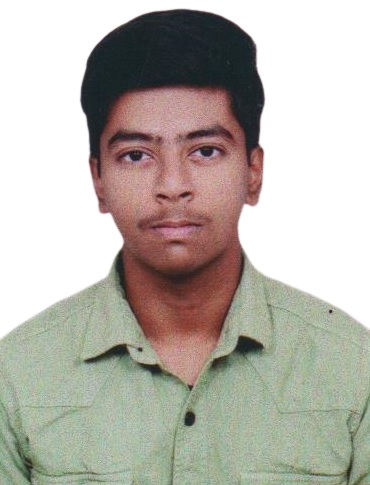
#> input picture DnCNN/uploads/image.jpg, 370 x 485 px
$ python -i recommendation.py   (imports and definitions only)
#> lines starting #> are read from the running program, lines starting #| are printed output that depends on the picture
#> further down, picture is the input picture: shape (485, 370, 3); mean B, G, R 171.1, 179, 183.5
"""
Recommends an "estimated best" denoising method.
Since there is no ground-truth clean image, this is a weighted multi-objective
evaluation over no-reference signals:
  - Noise reduction (lower is better)
  - Sharpness / Edge retention (higher is better; prevents over-smoothed blur from winning)
  - Visual quality (BRISQUE, lower is better)
  - Execution speed (faster is better)
  - Noise type awareness (identifies Salt-and-Pepper / Impulse vs Gaussian noise)
"""

import cv2
import numpy as np


# [5 lines left out: function _normalize, not called in this run]


def detect_noise_profile(raw_image_bgr):
    """
    Detects whether an image is predominantly corrupted by Salt-and-Pepper (Impulse)
    noise or Gaussian / Continuous noise.
    """
    if raw_image_bgr is None:
        return {"is_impulse": False, "impulse_ratio": 0.0, "type_name": "Distributed Noise"}

    gray = cv2.cvtColor(raw_image_bgr, cv2.COLOR_BGR2GRAY)
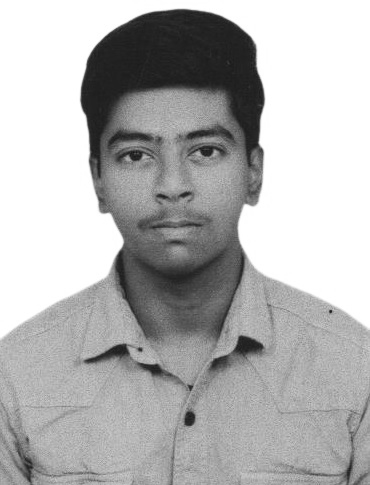
#> gray: shape (485, 370); min 20, max 255, mean 179.5
    med = cv2.medianBlur(gray, 3)
    diff = cv2.absdiff(gray, med)
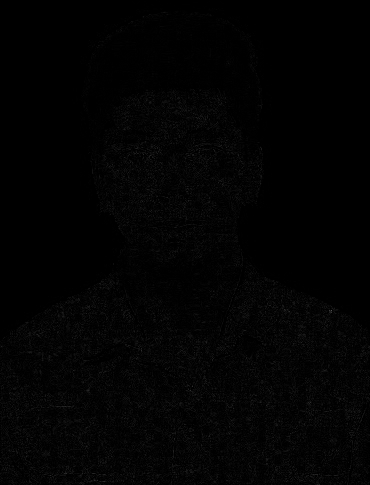
#> diff: shape (485, 370); min 0, max 82, mean 2.6

    # Impulse noise produces sharp localized spikes (|pixel - median| > 35)
    impulse_pixels = int(np.count_nonzero(diff > 35))
#> impulse_pixels = 26
    ratio = impulse_pixels / float(gray.size)
#> ratio = 0.000145
    is_impulse = ratio > 0.02  # >2% indicates impulse / salt-and-pepper corruption
#> is_impulse = False

    return {
        "is_impulse": is_impulse,
        "impulse_ratio": round(ratio * 100, 1),
        "type_name": "Salt-and-Pepper (Impulse) Noise" if is_impulse else "Gaussian / Distributed Noise",
    }


# [101 lines left out: function recommend_best_method, not called in this run]

>>> import cv2
>>> picture = cv2.imread('../uploads/image.jpg')
>>> result = detect_noise_profile(picture)
#> result = {'is_impulse': False, 'impulse_ratio': 0, 'type_name': 'Gaussian / Distributed Noise'}

$ run again, on DnCNN/uploads/1041105638860527199.jpg
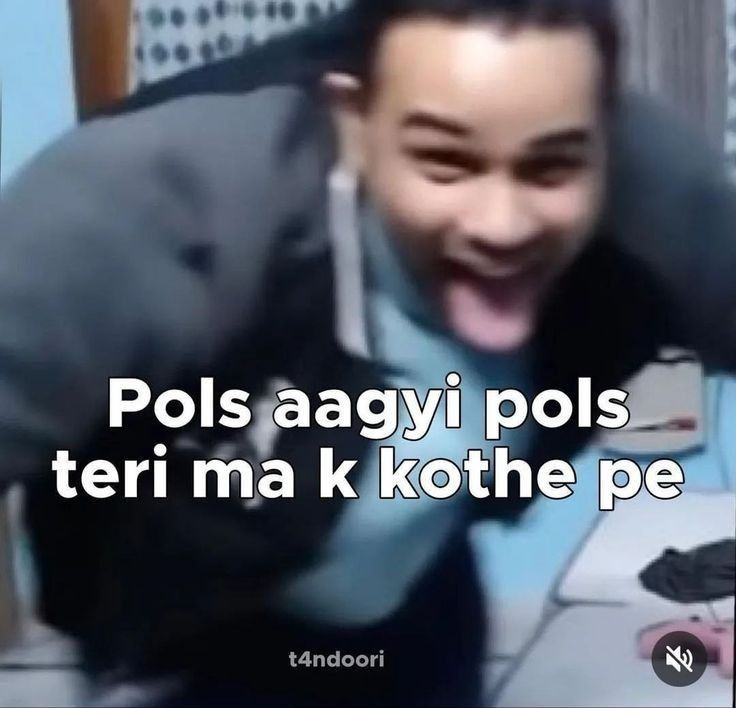
#> input picture DnCNN/uploads/1041105638860527199.jpg, 736 x 708 px
#> picture is the input picture: shape (708, 736, 3); mean B, G, R 104, 93, 87.7
#> in detect_noise_profile, `gray = cv2.cvtColor(raw_image_bgr, cv2.COLOR_BGR2GRAY)`:
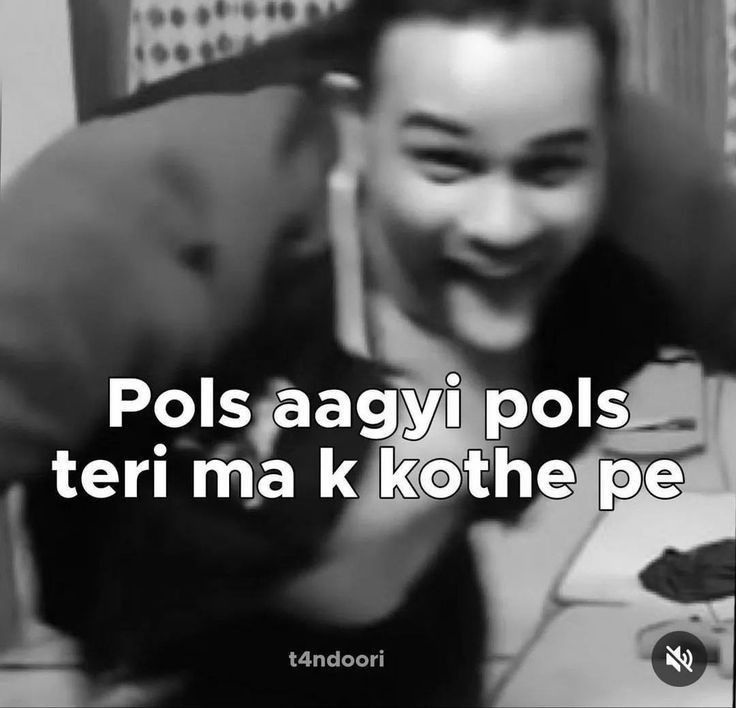
#> gray: shape (708, 736); min 0, max 255, mean 92.7
#> in detect_noise_profile, `diff = cv2.absdiff(gray, med)`:
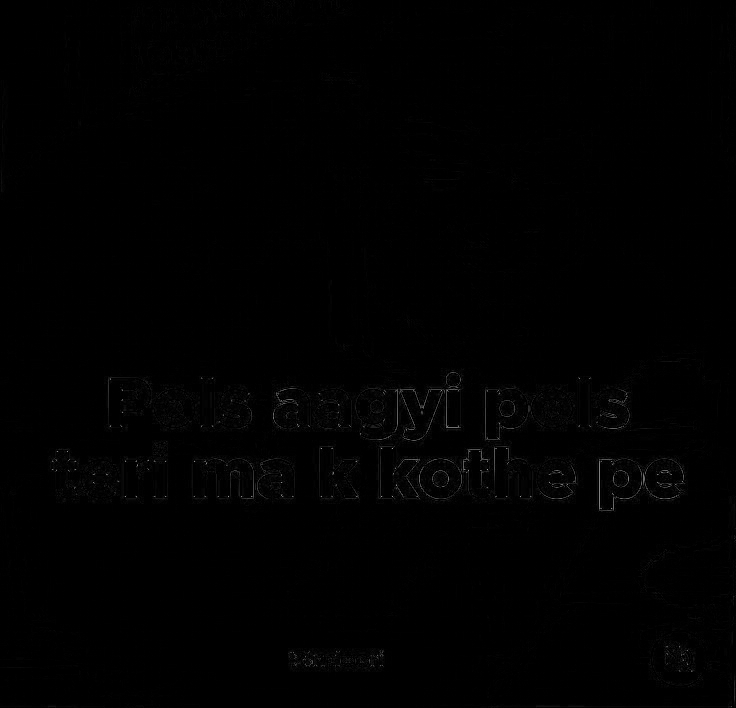
#> diff: shape (708, 736); min 0, max 162, mean 1
#> impulse_pixels = 2235
#> ratio = 0.00429
#> is_impulse = False
#> result = {'is_impulse': False, 'impulse_ratio': 0.4, 'type_name': 'Gaussian / Distributed Noise'}
